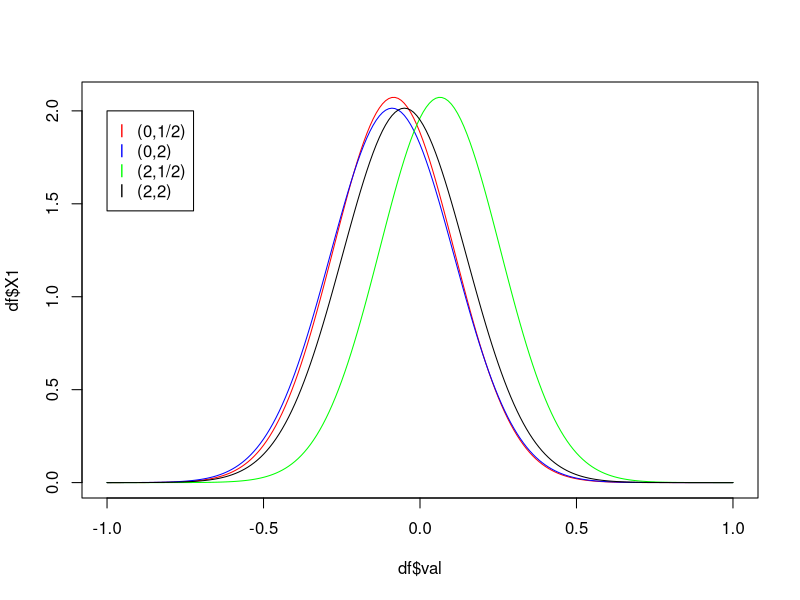

Here is the R script that generated this plot:
library(ggplot2)
library(tidyr)

##Parts a-d

N = 25
X = rnorm(mean = 0, sd = 1, n = N)

mean = c(0,0,2,2)
var = c(1/2, 2, 1/2, 2)


val = seq(-1,1, by = 0.01)
data = matrix(nrow = length(val), ncol = 5)

max = matrix(nrow = 1, ncol = 4)

colnames(data) = c("val", 1,2,3,4)
colnames(max) = c(1,2,3,4)
data[,1] = val

post = function(par){
  mu = par[1]
  
  l = -1/sqrt(2 * pi * tao_n)*exp(-(mu-mu_n)^2/(2*tao_n))
  
  return(l) 
  
}

for (i in 1:4){
  
  mu_n = (N/1*mean(X)+1/var[i]*mean[i])/(N/1+1/var[i])
  tao_n = 1/(N/1+1/var[i])
  
  f = 1/sqrt(2 * pi * tao_n)*exp(-(val-mu_n)^2/(2*tao_n))
  
  data[,i+1] = f
  
  ##assign(paste0("post_",i), f)
  
  maximum = optim(c(0), post)
  
  max[1,i] =  maximum$par
  
}

df = data.frame(data)
max

plot(df$val, df$X1,type = "l", col = "red")
lines(df$val, df$X2, type = "l", col = "blue")
lines(df$val, df$X3, type = "l", col = "green")
lines(df$val, df$X4, type = "l", col = "black")

legend(-1,2,legend=c("(0,1/2)","(0,2)","(2,1/2)", "(2,2)"), col=c("red","blue","green","black"),
       pch=c("l","l","l","l"))
